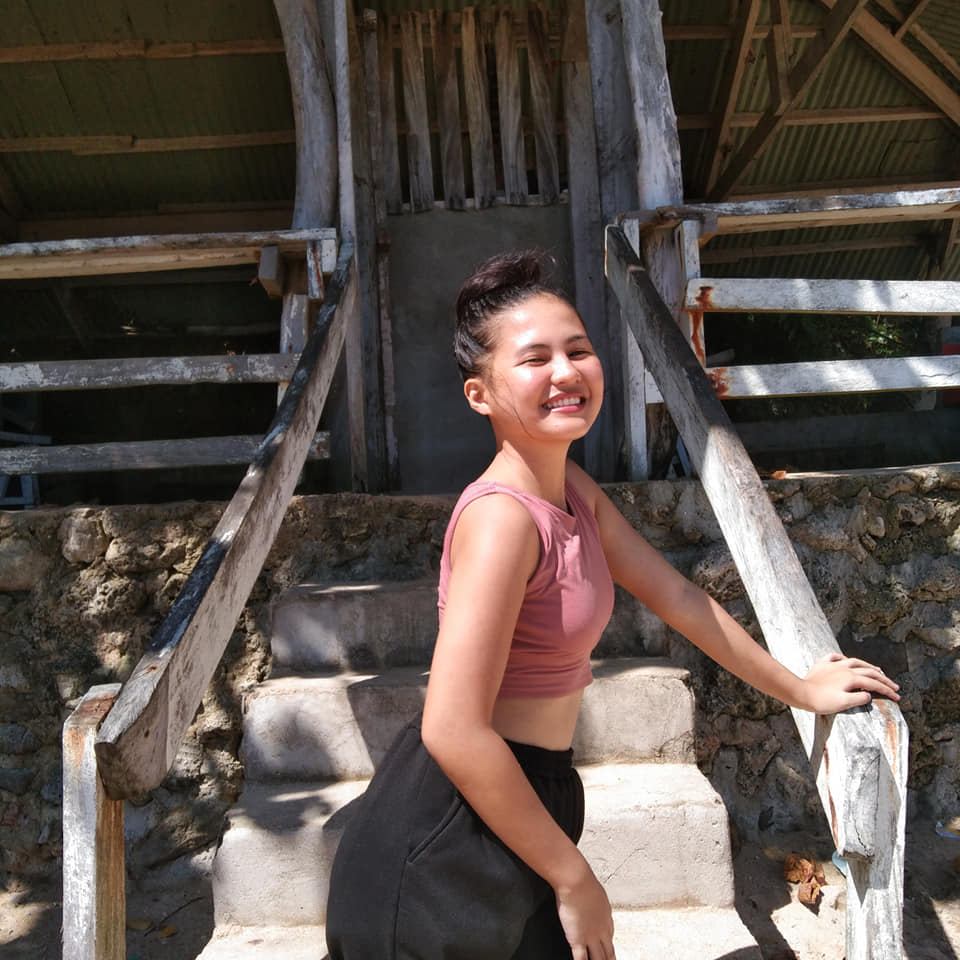
#> input picture photos/inday.jpg, 960 x 960 px
$ python contour.py
#> lines starting #> are read from the running program, lines starting #| are printed output that depends on the picture; after the words box and inside, x2 and y2 are one past the last pixel; in counts of white or black regions, pixels touching at a corner belong together
import cv2 as cv
import numpy as np

img = cv.imread('photos/inday.jpg')
#> img is the input picture: shape (960, 960, 3); mean B, G, R 75.6, 81.7, 92.6
# cv.imshow('Inday', img)

# converting image to gray scale
gray = cv.cvtColor(img, cv.COLOR_BGR2GRAY)
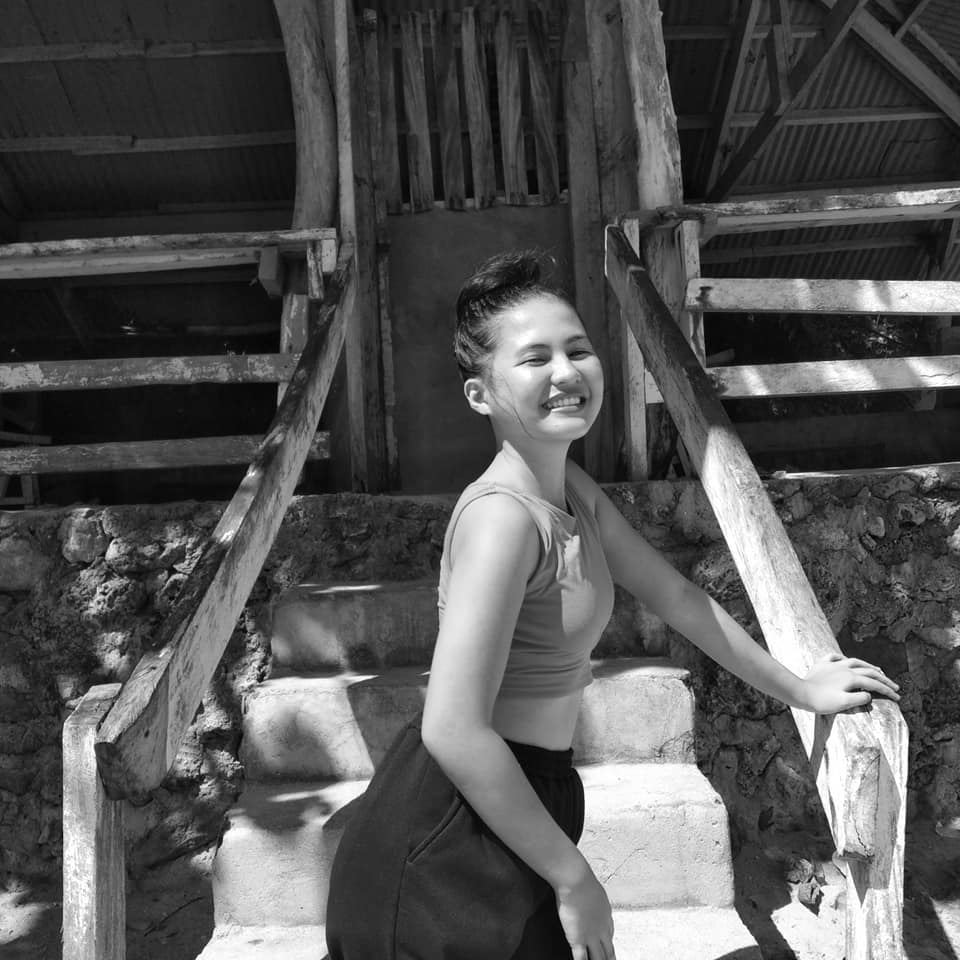
#> gray: shape (960, 960); min 0, max 255, mean 84.3
cv.imshow('Gray', gray)

blank = np.zeros((500, 500, 3), dtype='uint8')

# [7 lines of commented-out code are left out]

ret, thresh =  cv.threshold(gray, 125 ,255, cv.THRESH_BINARY)
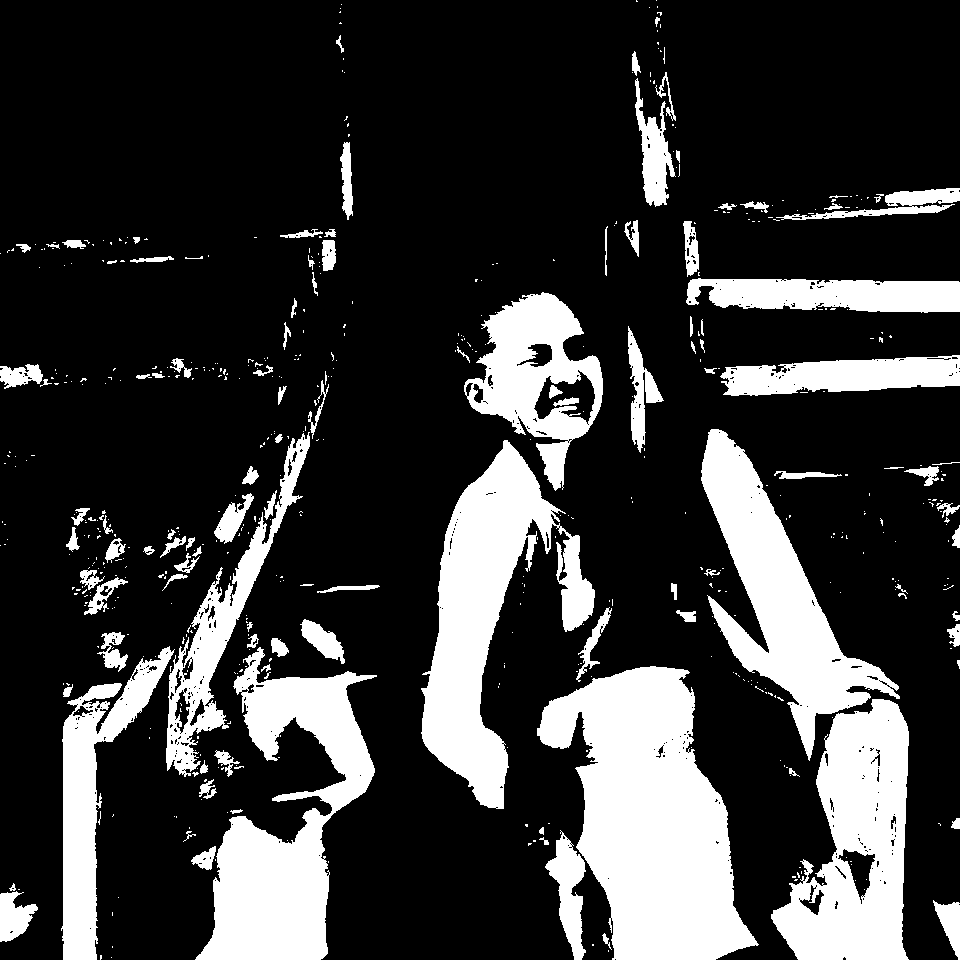
#> thresh: shape (960, 960); 22.1% white; 576 white regions (463 under 20 px)
cv.imshow('Thresh',thresh)

contours, heirarchies = cv.findContours(thresh, cv.RETR_LIST, cv.CHAIN_APPROX_SIMPLE)
#> contours = 1048 contours, 907 with area under 20; largest, box (x1, y1, x2, y2) and area: (537, 666, 759, 960) 37606, (421, 440, 595, 809) 24496, (195, 647, 377, 960) 24348, (771, 699, 909, 960) 22842, (701, 429, 900, 761) 20586
print(f'{len(contours)} contour(s) found!')
#| 1048 contour(s) found!

cv.drawContours(blank, contours, -1,(0,0,225), 1)
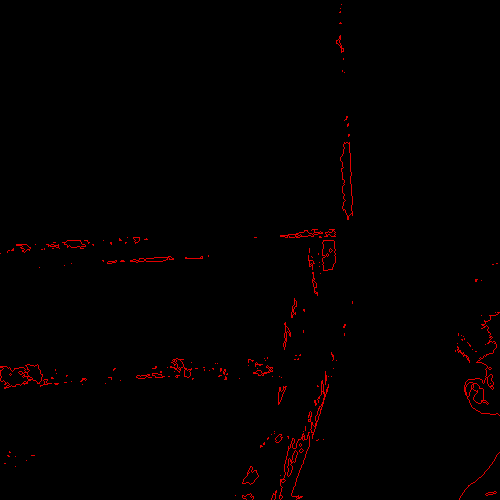
#> blank: shape (500, 500, 3); mean of channels 0, 1, 2 0, 0, 2.6; drawn as B, G, R
cv.imshow('Contours Drawn', blank)

cv.waitKey(0)

$ run again, with photos/gf5.jpg copied over photos/inday.jpg
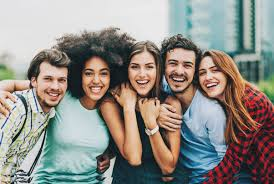
#> input picture photos/gf5.jpg, 274 x 184 px
#> img is the input picture: shape (184, 274, 3); mean B, G, R 135.2, 141.3, 144.5
#> `ret, thresh =  cv.threshold(gray, 125 ,255, cv.THRESH_BINARY)`:
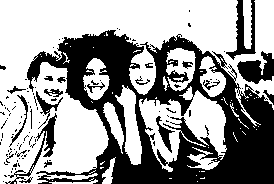
#> thresh: shape (184, 274); 60.6% white; 110 black regions (89 under 20 px)
#> contours = 309 contours, 269 with area under 20; largest, box (x1, y1, x2, y2) and area: (0, 0, 274, 184) 23196, (139, 86, 227, 172) 3415, (115, 85, 142, 165) 938, (166, 48, 196, 91) 686, (83, 58, 110, 100) 636
#| 309 contour(s) found!
#> `cv.drawContours(blank, contours, -1,(0,0,225), 1)`:
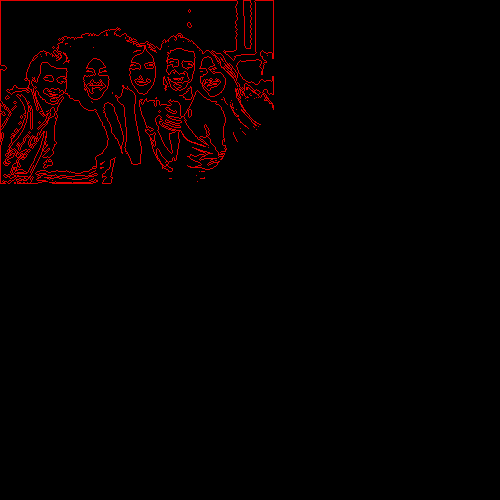
#> blank: shape (500, 500, 3); mean of channels 0, 1, 2 0, 0, 5.4; drawn as B, G, R
